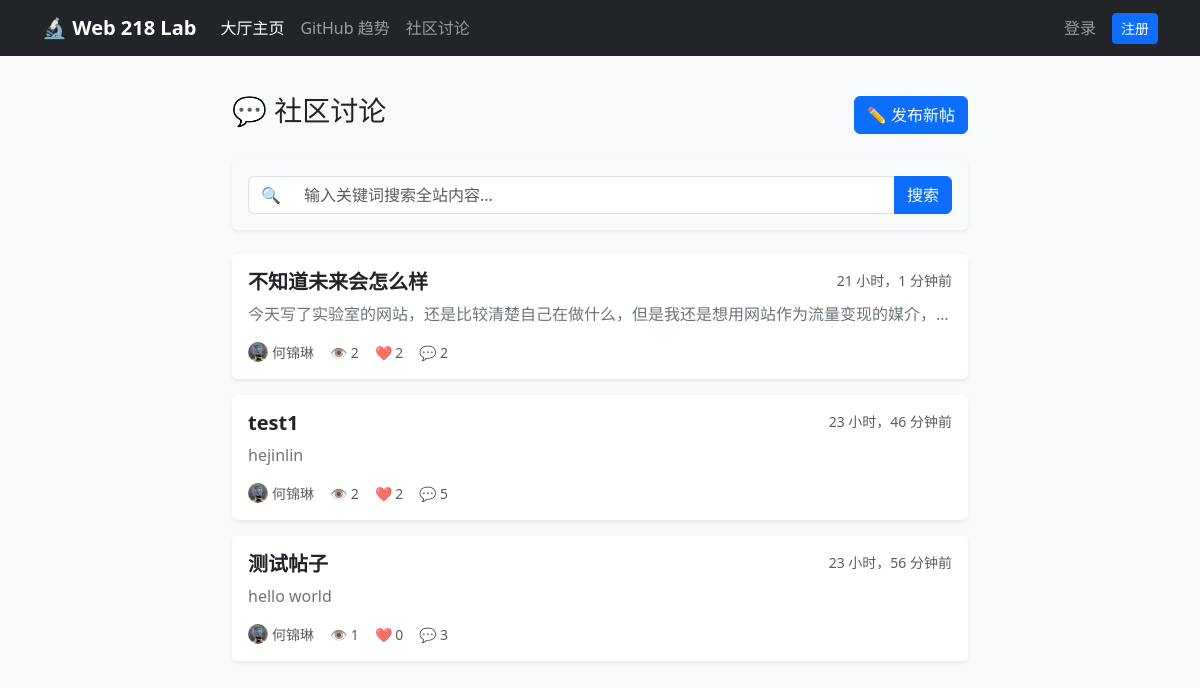
/community/, run on an earlier commit of the app's database.
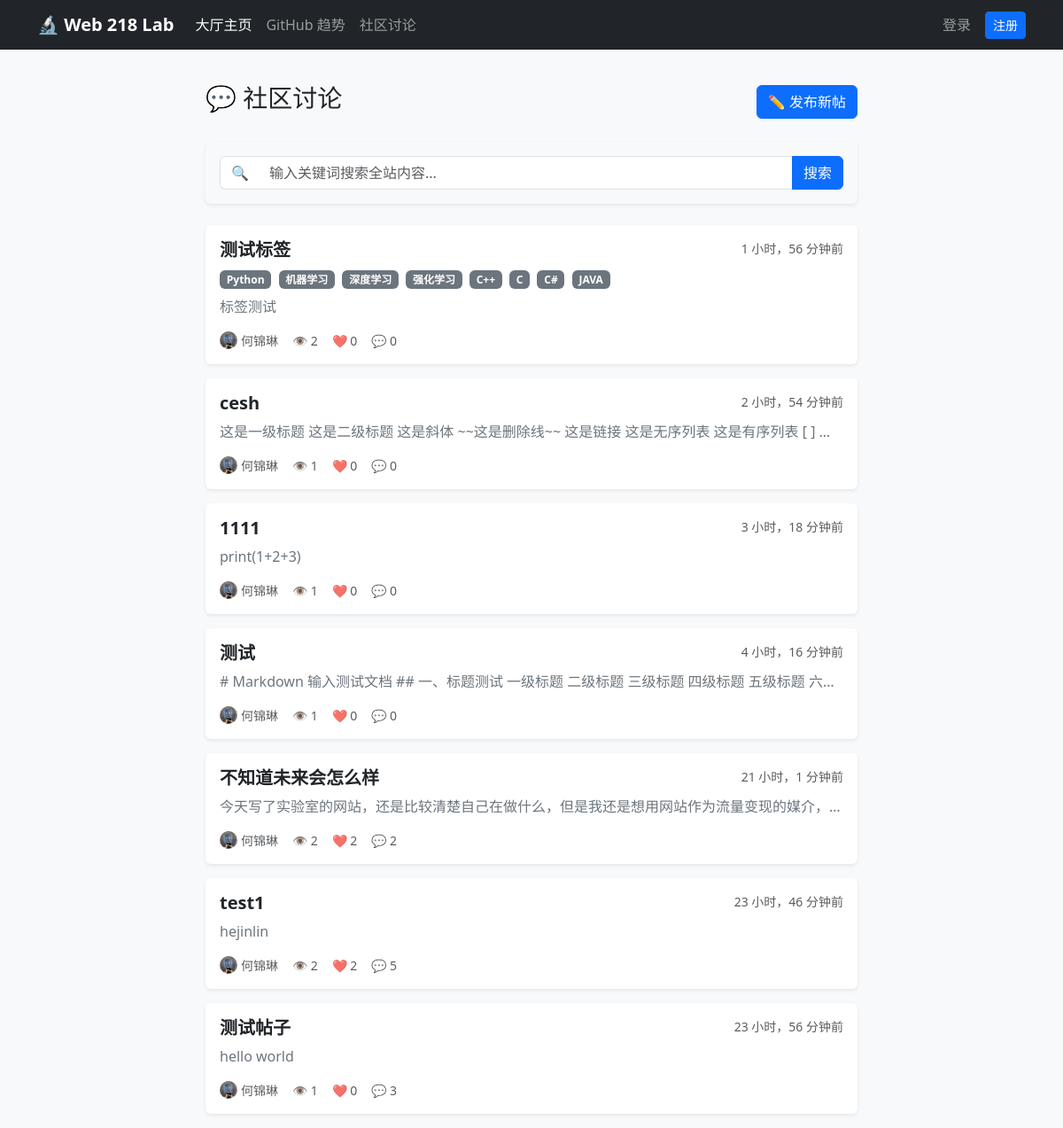
And on a later commit of the database.
### community/models.py (models this page shows, shortened)
class Post(models.Model):
    title = models.CharField('标题', max_length=200)
    content = models.TextField('内容')
    author = models.ForeignKey(
        settings.AUTH_USER_MODEL,
        on_delete=models.CASCADE,
        related_name='posts',
        verbose_name='作者'
    )
    tags = models.ManyToManyField(
        Tag,
        verbose_name='标签',
        blank=True, # 允许不选标签
        related_name='posts'
    )
    likes = models.ManyToManyField(
        settings.AUTH_USER_MODEL,
        related_name='liked_posts',
        blank=True,
        verbose_name='点赞用户'
    )
    views = models.PositiveIntegerField('浏览量', default=0)
    created_at = models.DateTimeField('发布时间', auto_now_add=True)
    updated_at = models.DateTimeField('更新时间', auto_now=True)
    class Meta:
        verbose_name = '帖子'
        verbose_name_plural = verbose_name
        ordering = ['-created_at']

class Tag(models.Model):
    name = models.CharField('标签名', max_length=30, unique=True)
    slug = models.SlugField('URL标识', max_length=30, unique=True, allow_unicode=True)
    color = models.CharField('颜色代码', max_length=7, default='#6c757d', help_text="十六进制颜色，如 #FF0000")
    class Meta:
        verbose_name = '标签'
        verbose_name_plural = verbose_name

### user_app/models.py (models this page shows, shortened)
class CustomUser(AbstractUser):
    email = models.EmailField(unique=True, verbose_name='邮箱地址')
    nickname = models.CharField(max_length=50, blank=True, verbose_name='昵称')
    bio = models.TextField(max_length=500, blank=True, verbose_name='个人简介')
    avatar = models.ImageField(upload_to=user_avatar_path, blank=True, null=True, verbose_name='头像')
    email_verified = models.BooleanField(default=False, verbose_name='邮箱已验证')
    following = models.ManyToManyField(
        'self',
        symmetrical=False,
        related_name='followers',
        blank=True,
        verbose_name='关注的人'
    )
    class Meta:
        verbose_name = '用户'
        verbose_name_plural = verbose_name

### community/views.py (the view)
# urls.py: path('', views.PostListView.as_view(), name='post_list'),
class PostListView(ListView):
    model = Post
    template_name = 'community/post_list.html'
    context_object_name = 'posts'
    paginate_by = 10
    def get_queryset(self):
        queryset = Post.objects.select_related('author').prefetch_related('tags').annotate(comment_count=Count('comments'))
        tag_slug = self.request.GET.get('tag')
        if tag_slug:
            queryset = queryset.filter(tags__slug=tag_slug)
        query = self.request.GET.get('q')
        if query:
            queryset = queryset.filter(Q(title__icontains=query) | Q(content__icontains=query))
        time_filter = self.request.GET.get('filter')
        now = timezone.now()
        if time_filter == 'today':
            queryset = queryset.filter(created_at__gte=now - timedelta(days=1))
        elif time_filter == 'week':
            queryset = queryset.filter(created_at__gte=now - timedelta(weeks=1))
        elif time_filter == 'month':
            queryset = queryset.filter(created_at__gte=now - timedelta(days=30))
        return queryset.order_by('-created_at')
    def get_context_data(self, **kwargs):
        context = super().get_context_data(**kwargs)
        context['current_filter'] = self.request.GET.get('filter', 'all')
        context['search_query'] = self.request.GET.get('q', '')
        tag_slug = self.request.GET.get('tag')
        if tag_slug:
            context['current_tag'] = get_object_or_404(Tag, slug=tag_slug)
        context['all_tags'] = Tag.objects.all()
        return context

### community/templatetags/community_extras.py (called while the page is built)
@register.filter(name='md_to_text')
@stringfilter
def md_to_text(value):
    if not value:
        return ""
    try:
        html = markdown.markdown(value, extensions=['markdown.extensions.extra'])
        text = strip_tags(html)
        return " ".join(text.split())
    except Exception:
        return value

### notifications/context_processors.py (called while the page is built)
def unread_count(request):
    if request.user.is_authenticated:
        count = Notification.objects.filter(recipient=request.user, is_read=False).count()
        return {'unread_notification_count': count}
    return {}

### community/templates/community/post_list.html (shortened to what this page needs)
{% extends 'base.html' %}
{% load community_extras %}
{% block content %}
<div class="row">
    <div class="col-md-8 mx-auto">
        <div class="d-flex justify-content-between align-items-center mb-4">
            <h3>💬 社区讨论</h3>
            <a href="{% url 'community:post_create' %}" class="btn btn-primary position-relative" style="z-index: 10;">
                ✏️ 发布新帖
            </a>
        </div>
        <div class="card mb-4 border-0 shadow-sm bg-light">
            <div class="card-body p-3">
                <form method="get" action="{% url 'haystack_search' %}" class="row g-2 align-items-center">
                    <div class="col-md-12">
                        <div class="input-group">
                            <span class="input-group-text bg-white border-end-0">🔍</span>
                            <input type="text" name="q" class="form-control border-start-0"
                                   placeholder="输入关键词搜索全站内容..." value="{{ request.GET.q }}">
                            <button type="submit" class="btn btn-primary">搜索</button>
                        </div>
                    </div>
                </form>
            </div>
        </div>
        {% for post in posts %}
        <div class="card shadow-sm mb-3 hover-shadow border-0">
            <div class="card-body">
                <div class="d-flex justify-content-between align-items-start mb-2">
                    <h5 class="card-title mb-0">
                        <a href="{% url 'community:post_detail' post.pk %}" class="text-decoration-none text-dark fw-bold stretched-link">
                            {{ post.title }}
                        </a>
                    </h5>
                    <small class="text-muted">{{ post.created_at|timesince }}前</small>
                </div>
                <div class="mb-2 position-relative" style="z-index: 2;">
                    {% for tag in post.tags.all %}
                        <a href="{% url 'community:post_list' %}?tag={{ tag.slug }}"
                           class="badge text-decoration-none me-1"
                           style="background-color: {{ tag.color }}; color: white;">
                            {{ tag.name }}
                        </a>
                    {% endfor %}
                </div>
                <p class="card-text text-secondary text-truncate">
                    {{ post.content|md_to_text|truncatechars:100 }}
                </p>
                <div class="d-flex align-items-center text-muted small mt-3">
                    <div class="d-flex align-items-center me-3">
                        {% if post.author.avatar %}
                            <img src="{{ post.author.avatar.url }}" class="rounded-circle me-1" width="20" height="20">
                        {% else %}
                            <div class="rounded-circle bg-secondary text-white d-flex align-items-center justify-content-center me-1" style="width: 20px; height: 20px; font-size: 10px;">
                                {{ post.author.username.0|upper }}
                            </div>
                        {% endif %}
                        <span>{{ post.author.nickname|default:post.author.username }}</span>
                    </div>
                    <div class="d-flex align-items-center">
                        <span class="me-3" title="浏览量">
                            👁️ {{ post.views }}
                        </span>
                        <span class="me-3" title="点赞数">
                            ❤️ {{ post.likes.count }}
                        </span>
                        <span class="me-3" title="评论数">
                            💬 {{ post.comment_count }}
                        </span>
                    </div>
                </div>
            </div>
        </div>
        {% empty %}
        <div class="text-center py-5">
            <div class="display-1 text-muted opacity-25">🔍</div>
            <p class="lead text-muted mt-3">没有找到相关帖子</p>
            <p>快来发布第一条内容吧！</p>
        </div>
        {% endfor %}
    </div>
</div>
{% endblock %}

What changed in the data, as far as the page shows it:
added Post: title "测试标签", created_at "1 小时，56 分钟", content|md_to_text "标签测试", author.avatar (picture), author.nickname "何锦琳", views "2", likes.count "0", comment_count "0"
added Tag: name "Python"
added Tag: name "机器学习"
added Tag: name "深度学习"
added Tag: name "强化学习"
added Tag: name "C++"
added Tag: name "C"
added Tag: name "C#"
added Tag: name "JAVA"
added Post: title "cesh", created_at "2 小时，54 分钟", content|md_to_text "这是一级标题 这是二级标题 这是斜体 ~~这是删除线~~ 这是链接 这是无序列表 这是有序列表 [ ]…", author.avatar (picture), author.nickname "何锦琳", views "1", likes.count "0", comment_count "0"
added Post: title "1111", created_at "3 小时，18 分钟", content|md_to_text "print(1+2+3)", author.avatar (picture), author.nickname "何锦琳", views "1", likes.count "0", comment_count "0"
added Post: title "测试", created_at "4 小时，16 分钟", content|md_to_text "# Markdown 输入测试文档 ## 一、标题测试 一级标题 二级标题 三级标题 四级标题 五级标题 六…", author.avatar (picture), author.nickname "何锦琳", views "1", likes.count "0", comment_count "0"
